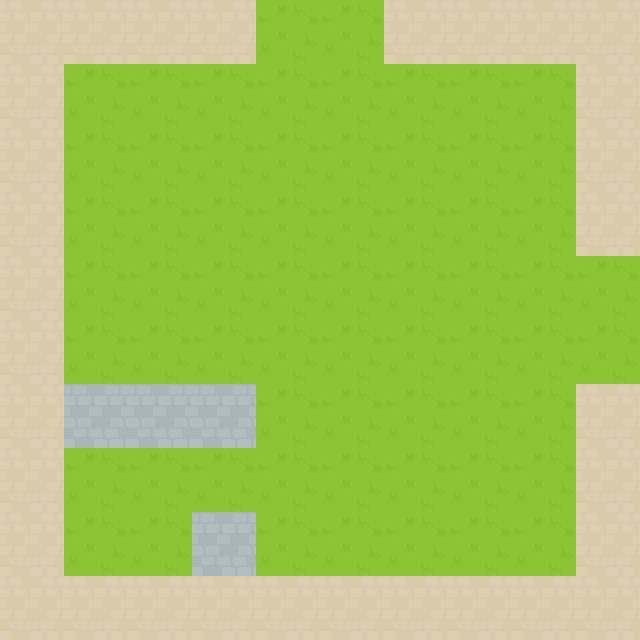

The image is a tile-based game level rendered from a .tmx file. Its description and source (layers, tilesets, objects; grid data summarised) follow:
An orthogonal 10x10 tile map with 64x64 px tiles, 1 tile layer (Background) and 17 objects (3x SpawnPoint, 2x Portal, 2x Key, 2x DialogTrigger).

<map version="1.0" orientation="orthogonal" renderorder="right-down" width="10" height="10" tilewidth="64" tileheight="64" nextobjectid="22">
 <properties>
  <property name="ID" value="1" />
 </properties>
 <tileset firstgid="1" name="rpg-tiles-64" tilewidth="64" tileheight="64" tilecount="260">
  <image source="rpg-tiles-64.png" width="1280" height="832" />
 </tileset>
 <layer name="Background" width="10" height="10">
  <data>[100 cells, 100 non-empty, 3 distinct tile ids]</data>
 </layer>
 <objectgroup name="ObjectData">
  <object id="1" name="SpawnPoint" x="576" y="288" width="64" height="64">
   <properties>
    <property name="ID" value="E" />
   </properties>
  </object>
  <object id="2" name="Portal" x="640" y="256" width="32" height="128">
   <properties>
    <property name="Room" value="3" />
    <property name="Spawn" value="W" />
   </properties>
  </object>
  <object id="10" name="SpawnPoint" x="288" y="0" width="64" height="64">
   <properties>
    <property name="ID" value="N" />
   </properties>
  </object>
  <object id="11" name="Portal" x="256" y="-32" width="128" height="32">
   <properties>
    <property name="Room" value="2" />
    <property name="Spawn" value="S" />
   </properties>
  </object>
  <object id="12" name="SpawnPoint" x="96" y="480" width="64" height="64">
   <properties>
    <property name="ID" value="Start" />
   </properties>
  </object>
  <object id="14" name="Key" x="128" y="256" width="64" height="64">
   <properties>
    <property name="Type" value="1" />
   </properties>
  </object>
  <object id="16" name="Key" x="448" y="448" width="64" height="64">
   <properties>
    <property name="Type" value="2" />
   </properties>
  </object>
  <object id="17" name="DialogTrigger" x="544" y="64" width="32" height="32">
   <properties>
    <property name="Test" value="NOT DIALOG" />
    <property name="Text0" value="This is the corner." />
    <property name="Text1" value="It's a very nice corner." />
    <property name="Text2" value="Time to move on!" />
   </properties>
  </object>
  <object id="19" name="DialogTrigger" x="208" y="464" width="32" height="32">
   <properties>
    <property name="Once" value="Including this property means the dialog will only trigger once (then removes self from game)" />
    <property name="Text0" value="Time for an adventure!" />
   </properties>
  </object>
 </objectgroup>
 <objectgroup name="PhysicsData">
  <object id="4" x="0" y="0" width="256" height="64" />
  <object id="5" x="0" y="64" width="64" height="576" />
  <object id="6" x="64" y="576" width="576" height="64" />
  <object id="7" x="576" y="384" width="64" height="192" />
  <object id="8" x="576" y="64" width="64" height="192" />
  <object id="9" x="384" y="0" width="256" height="64" />
  <object id="20" x="64" y="384" width="192" height="64" />
  <object id="21" x="192" y="512" width="64" height="64" />
 </objectgroup>
</map>
